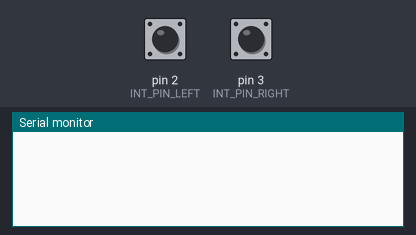
The sketch below on a simulated Arduino Uno, built with avr-gcc and run on an emulated ATmega328P. On the bench: the last lines printed to the serial monitor. The test bench sets the inputs (shaded band); at power-on: pin 2 (INT_PIN_LEFT) LOW, pin 3 (INT_PIN_RIGHT) LOW.

Above: at 1.2 s.
1.3 s: pin 2 (INT_PIN_LEFT) pulled HIGH for 0.15 s
At 2.5 s:
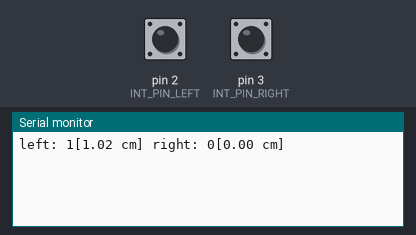
2.9 s: pin 3 (INT_PIN_RIGHT) pulled HIGH for 0.15 s
At 3.7 s:
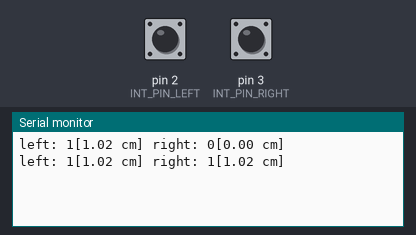
4.5 s: pin 2 (INT_PIN_LEFT) pulled HIGH for 1 s
At 4.9 s:
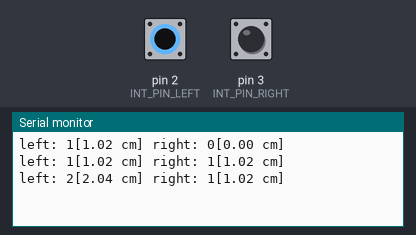
7.0 s: pin 3 (INT_PIN_RIGHT) pulled HIGH for 1 s
At 8.0 s:
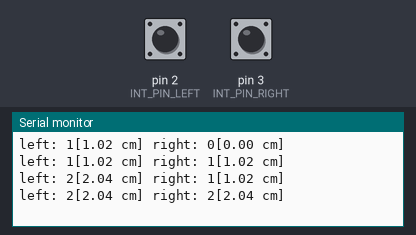
Timing chart, 0 to 10.0 s (numbered marks = the images above; inputs shaded):
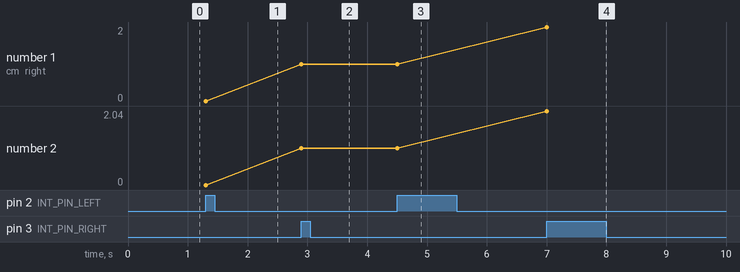

The sketch:

2WDArduinoUno.ino
```cpp
#define INT_PIN_LEFT 2
#define INT_PIN_RIGHT 3


/**
 * measure distance from mid of wheel 1 to mid of wheel 2.
 * Or measure from outer edge of both wheels and substract the width of one wheel. (16 -2.5 in my case)
 */
#define DISTNACE_BETWEEN_WHEELS 13.5 //cm

int left=0,right=0;

/**
 *  tick of your odometrie for one round of a wheel
 */
static int ONE_ROUND = 20;

/**
 *  Draw a line on down position of the wheel and a line on the underground.
 *  Now dive your robot forward until the line is on down position again.
 *  Now mark this position and measure the distance.
 */
const float ONE_ROUND_DISTANCE = 20.4; // cm

/**
 *  distance of one tick
 */
const float ONE_STEP_DISTANCE = ONE_ROUND_DISTANCE / ONE_ROUND; // cm


/**
 *  Only for indication on console
 */
boolean changed = false;

void countLeft(){
  left ++;
  changed = true;
}
void countRight(){
  right ++;
  changed = true;
}


void setup() {
  Serial.begin(115200);
  attachInterrupt(digitalPinToInterrupt(INT_PIN_LEFT), countLeft, RISING);
  attachInterrupt(digitalPinToInterrupt(INT_PIN_RIGHT),countRight, RISING);

}

void loop() {


  if(changed){
    changed = false;
    Serial.print("left: ");
    Serial.print(left);
    Serial.print("[");
    Serial.print(left * ONE_STEP_DISTANCE);
    Serial.print(" cm]");
    Serial.print(" right: ");
    Serial.print(right);
    Serial.print("[");
    Serial.print(right * ONE_STEP_DISTANCE);
    Serial.println(" cm]");
  }

}
```

Measured:
- after the input at 1.3 s, the serial monitor: prints a new line at once (image 1)
- after the input at 2.9 s, the serial monitor: prints a new line at once (image 2)
- after the input at 4.5 s, the serial monitor: prints a new line at once (image 3)
- after the input at 7.0 s, the serial monitor: prints a new line at once (image 4)
